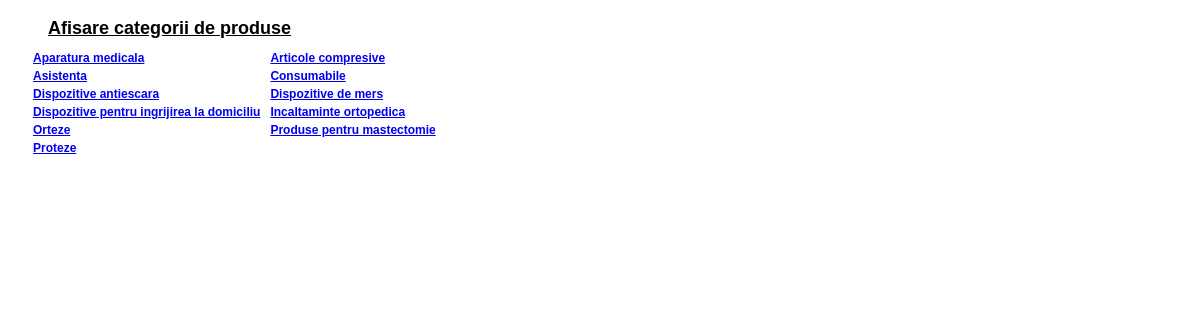
The app's page /ro/categorii.php with its own data.
### tables this page shows
CREATE TABLE IF NOT EXISTS `categorii` (
  `id` int(10) NOT NULL auto_increment,
  `denumire` varchar(255) NOT NULL,
  PRIMARY KEY  (`id`)
);

### ro/categorii.php (the view, shortened to what this page needs)
<?
$str_categorie = "SELECT * FROM categorii ORDER BY denumire";
$q_categorie = mysql_query($str_categorie) or die("A aparut o eroare la preluarea categoriilor de produse !");
$tabel = "<table cellpadding=2 cellspacing=0 border=0 style='white-space:nowrap;padding-left:20px;'><tr>";
$nr=1;
while ( $rs_categ = mysql_fetch_array($q_categorie) )
{
	$tabel .= "
		<td align='left' valign='middle' border=0 style='white-space:nowrap;'>
			 <a href='javascript:;' onclick=\"top.document.getElementById('main_frame').src='ro/produse.php?mod=2&id_catprod=".$rs_categ[0]."'\">".$rs_categ[1]."</a>
		</td>
	";
	if ( $nr%2 == 0 )
	{
	   $tabel .= "
	   </tr>
	   <tr>";
	   $nr = 0;
	}
	$nr++;
}
$tabel .= "</tabel>";
?>
<html>
	<head>
        <LINK HREF="../css/default.css" REL="stylesheet" TYPE="text/css">
	</head>
	<body>
	<div class="titlu_pag">Afisare categorii de produse</div>
		<?=$tabel;?>
	</body>
</html>

### css/default.css (style rules this page uses)
* { font-family: arial; }
html, body { text-align: auto; font-size: 12px; height: 100%; }
table { margin-right: 10px; }
table td { font-size: 12px; color: #000; font-weight: bold; padding-left: 5px; padding-right: 5px; }
.titlu_pag { padding-left: 40px; padding-top: 10px; padding-bottom: 10px; font-size: 18px; font-weight: bold; text-decoration: underline; }

### records on screen
categorii: denumire "Aparatura medicala"
categorii: denumire "Articole compresive"
categorii: denumire "Asistenta"
categorii: denumire "Consumabile"
categorii: denumire "Dispozitive antiescara"
categorii: denumire "Dispozitive de mers"
categorii: denumire "Dispozitive pentru ingrijirea la domiciliu"
categorii: denumire "Incaltaminte ortopedica"
categorii: denumire "Orteze"
categorii: denumire "Produse pentru mastectomie"
categorii: denumire "Proteze"
